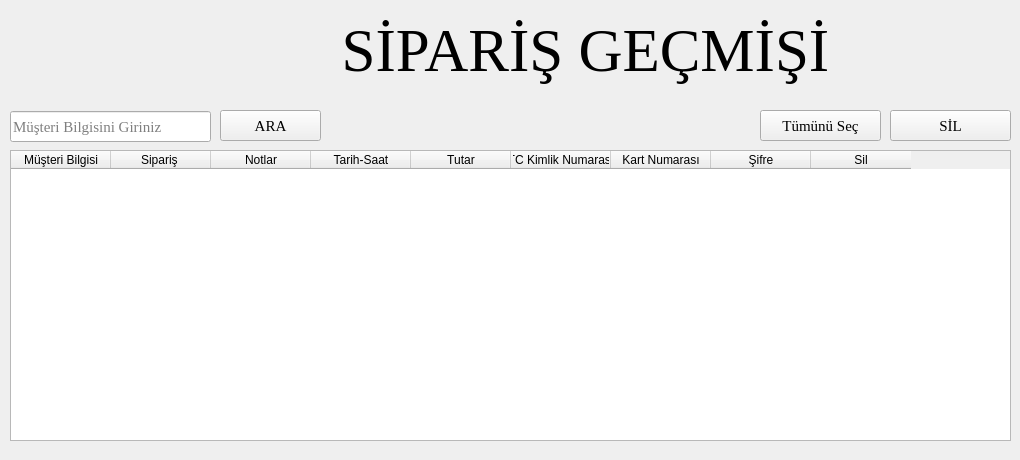
<?xml version="1.0" encoding="UTF-8"?>
<ui version="4.0">
 <class>mainWindow</class>
 <widget class="QMainWindow" name="mainWindow">
  <property name="geometry">
   <rect>
    <x>0</x>
    <y>0</y>
    <width>1020</width>
    <height>460</height>
   </rect>
  </property>
  <property name="minimumSize">
   <size>
    <width>1020</width>
    <height>460</height>
   </size>
  </property>
  <property name="maximumSize">
   <size>
    <width>1020</width>
    <height>460</height>
   </size>
  </property>
  <property name="windowTitle">
   <string>Sipariş Geçmişi</string>
  </property>
  <property name="windowIcon">
   <iconset resource="icon.qrc">
    <normaloff>:/icon/logo_3.png</normaloff>:/icon/logo_3.png</iconset>
  </property>
  <widget class="QWidget" name="centralwidget">
   <widget class="QTableWidget" name="order_history">
    <property name="geometry">
     <rect>
      <x>10</x>
      <y>150</y>
      <width>1001</width>
      <height>291</height>
     </rect>
    </property>
    <column>
     <property name="text">
      <string>Müşteri Bilgisi</string>
     </property>
    </column>
    <column>
     <property name="text">
      <string>Sipariş </string>
     </property>
    </column>
    <column>
     <property name="text">
      <string>Notlar</string>
     </property>
    </column>
    <column>
     <property name="text">
      <string>Tarih-Saat</string>
     </property>
    </column>
    <column>
     <property name="text">
      <string>Tutar</string>
     </property>
    </column>
    <column>
     <property name="text">
      <string>TC Kimlik Numarası</string>
     </property>
    </column>
    <column>
     <property name="text">
      <string>Kart Numarası</string>
     </property>
    </column>
    <column>
     <property name="text">
      <string>Şifre</string>
     </property>
    </column>
    <column>
     <property name="text">
      <string>Sil</string>
     </property>
    </column>
   </widget>
   <widget class="QLabel" name="label">
    <property name="geometry">
     <rect>
      <x>190</x>
      <y>10</y>
      <width>791</width>
      <height>81</height>
     </rect>
    </property>
    <property name="font">
     <font>
      <family>Times New Roman</family>
      <pointsize>46</pointsize>
     </font>
    </property>
    <property name="text">
     <string>SİPARİŞ GEÇMİŞİ</string>
    </property>
    <property name="alignment">
     <set>Qt::AlignCenter</set>
    </property>
   </widget>
   <widget class="QLineEdit" name="customer_info">
    <property name="geometry">
     <rect>
      <x>10</x>
      <y>111</y>
      <width>201</width>
      <height>31</height>
     </rect>
    </property>
    <property name="font">
     <font>
      <family>Times New Roman</family>
      <pointsize>11</pointsize>
     </font>
    </property>
    <property name="placeholderText">
     <string>Müşteri Bilgisini Giriniz</string>
    </property>
   </widget>
   <widget class="QPushButton" name="pushButton_search">
    <property name="geometry">
     <rect>
      <x>220</x>
      <y>110</y>
      <width>101</width>
      <height>31</height>
     </rect>
    </property>
    <property name="font">
     <font>
      <family>Times New Roman</family>
      <pointsize>11</pointsize>
     </font>
    </property>
    <property name="text">
     <string>ARA</string>
    </property>
   </widget>
   <widget class="QLabel" name="error_handling">
    <property name="geometry">
     <rect>
      <x>330</x>
      <y>110</y>
      <width>421</width>
      <height>31</height>
     </rect>
    </property>
    <property name="text">
     <string/>
    </property>
   </widget>
   <widget class="QPushButton" name="pushbutton_choose_all">
    <property name="geometry">
     <rect>
      <x>760</x>
      <y>110</y>
      <width>121</width>
      <height>31</height>
     </rect>
    </property>
    <property name="font">
     <font>
      <family>Times New Roman</family>
      <pointsize>11</pointsize>
     </font>
    </property>
    <property name="text">
     <string>Tümünü Seç</string>
    </property>
   </widget>
   <widget class="QPushButton" name="pushbutton_remove_">
    <property name="geometry">
     <rect>
      <x>890</x>
      <y>110</y>
      <width>121</width>
      <height>31</height>
     </rect>
    </property>
    <property name="font">
     <font>
      <family>Times New Roman</family>
      <pointsize>11</pointsize>
     </font>
    </property>
    <property name="text">
     <string>SİL</string>
    </property>
   </widget>
   <widget class="QLabel" name="label_2">
    <property name="geometry">
     <rect>
      <x>10</x>
      <y>10</y>
      <width>171</width>
      <height>91</height>
     </rect>
    </property>
    <property name="styleSheet">
     <string notr="true">border-image: url(:/icon/logo_3.png);</string>
    </property>
    <property name="text">
     <string/>
    </property>
   </widget>
  </widget>
 </widget>
 <resources>
  <include location="icon.qrc"/>
 </resources>
 <connections/>
</ui>
